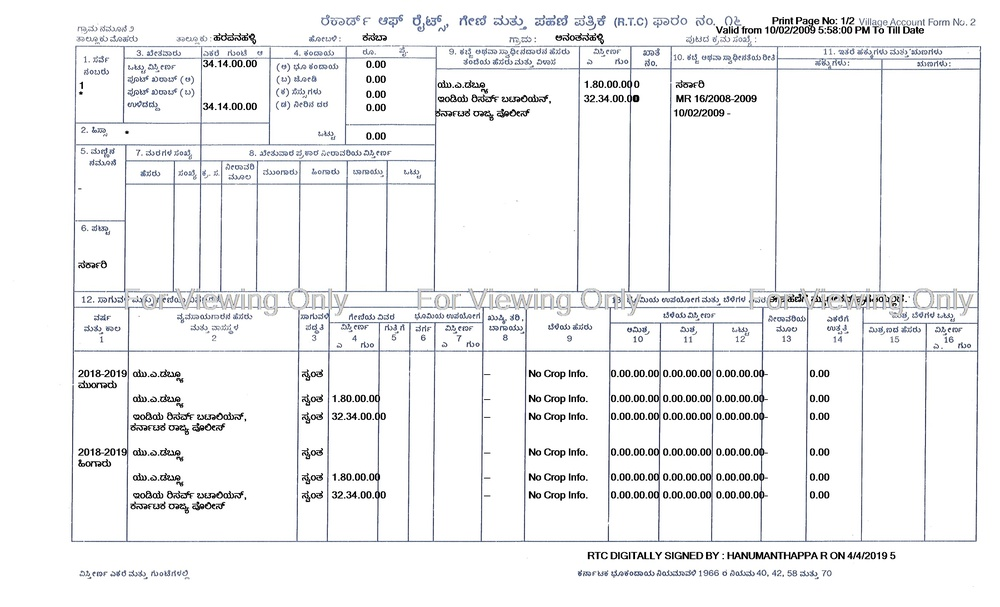
#> input picture test_img.jpg, 1000 x 607 px, shrunk from 2800 x 1700 before the run
$ jupyter execute --allow-errors pdfTextExtraction.ipynb
#> lines starting #> are read from the running program, lines starting #| are printed output that depends on the picture; after the words box and inside, x2 and y2 are one past the last pixel; in counts of white or black regions, pixels touching at a corner belong together
## Image to Text Extraction for Kannada+English

[cell 1]
import pytesseract

[cell 2]
#thresholding
def get_grayscale(image):
    return cv2.cvtColor(image, cv2.COLOR_BGR2GRAY)

def thresholding(image):
    return cv2.threshold(image, 0, 255, cv2.THRESH_BINARY + cv2.THRESH_OTSU)[1]

[cell 3]
import cv2

img = cv2.imread('test_img.jpg')
#> img is the input picture: shape (607, 1000, 3); mean B, G, R 242.7, 241.9, 241.4

# Adding custom options
custom_config_ENG = r'--oem 3 -l eng --psm 6'
custom_config_KAN = r'--oem 3 -l kan --psm 6'
custom_config_BOTH = r'--oem 3 -l eng+kan --psm 6'

#> (the rest of this cell did not finish here and is left out)

#> (a cell that did not finish here is left out)

[cell 5]
gray = get_grayscale(img)
thresh = thresholding(gray)
#> in thresholding, `return cv2.threshold(image, 0, 255, cv2.THRESH_BINARY + cv2.THRESH_OTS..`:
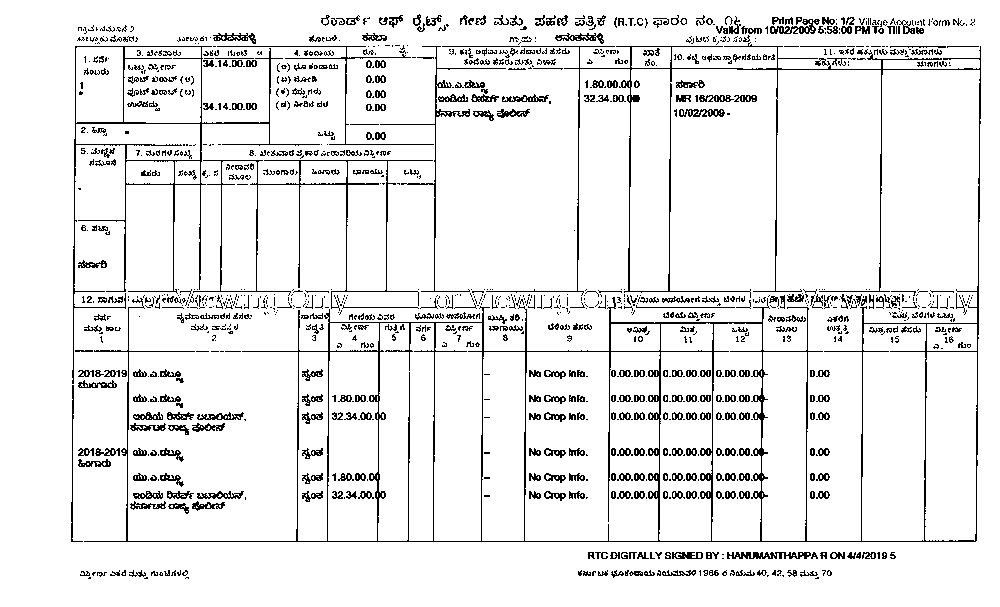
#> returned value: shape (607, 1000); 92.2% white; black in thin lines or dots, all inside (x1, y1, x2, y2) = (71, 14, 981, 579)
